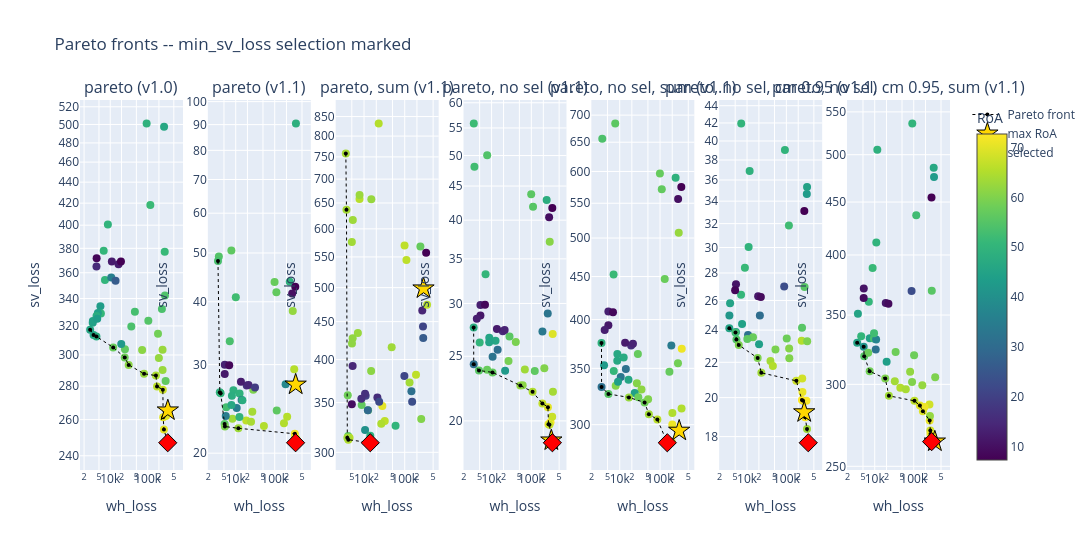
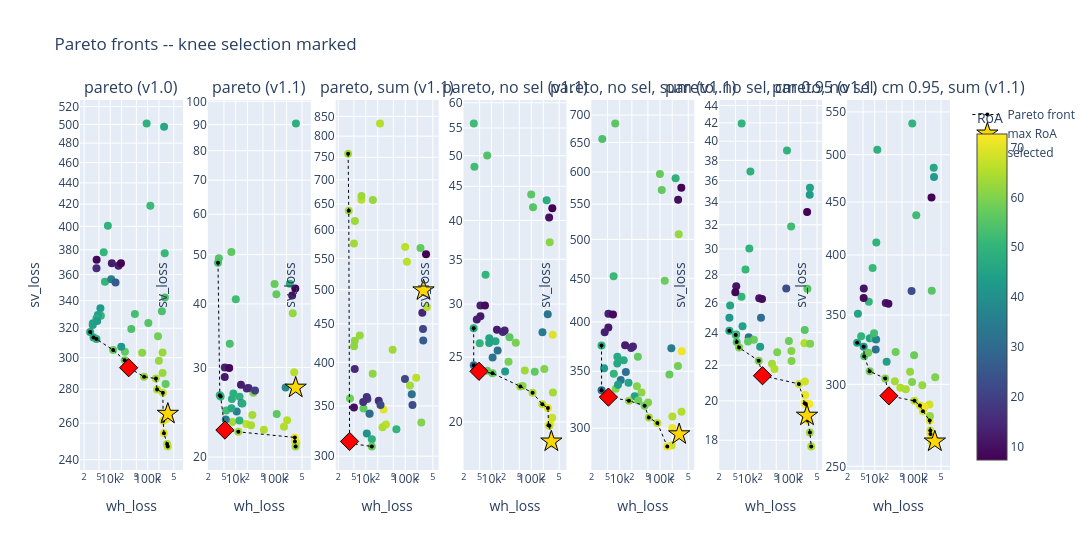

The code cell stored with these charts, in order, in its notebook:
### Markdown cell above
### Pareto fronts -- wh_loss vs sv_loss, coloured by RoA

### Code cell
for rule in ('min_sv_loss', 'knee'):
    fig = plot_pareto_scatter_grid(all_studies,
                                   {label: study.best_trials for label, study in all_studies.items()},
                                   {label: sel[rule] for label, sel in selected.items()})
    fig.update_layout(title=f'Pareto fronts -- {rule} selection marked')
    fig.show()
